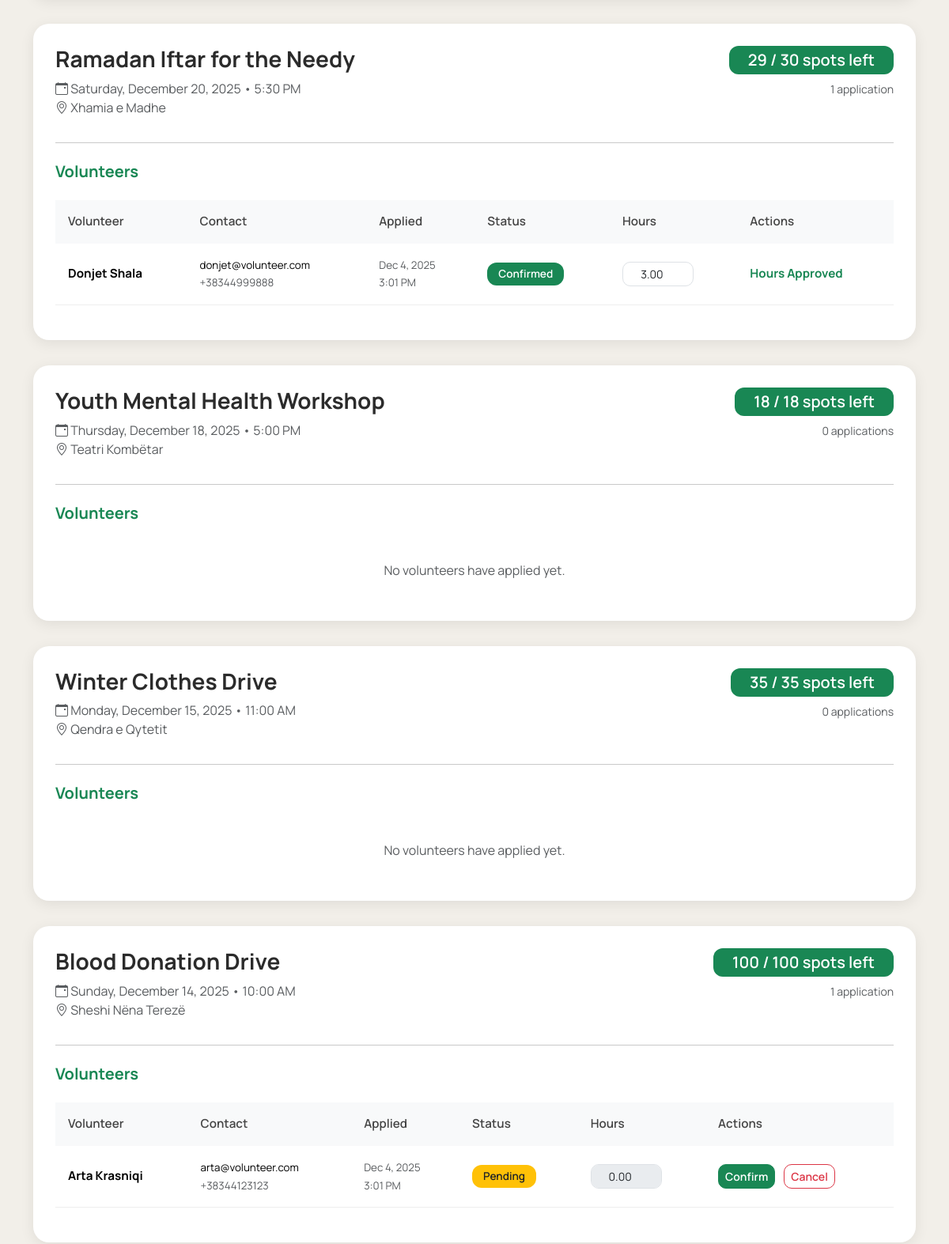
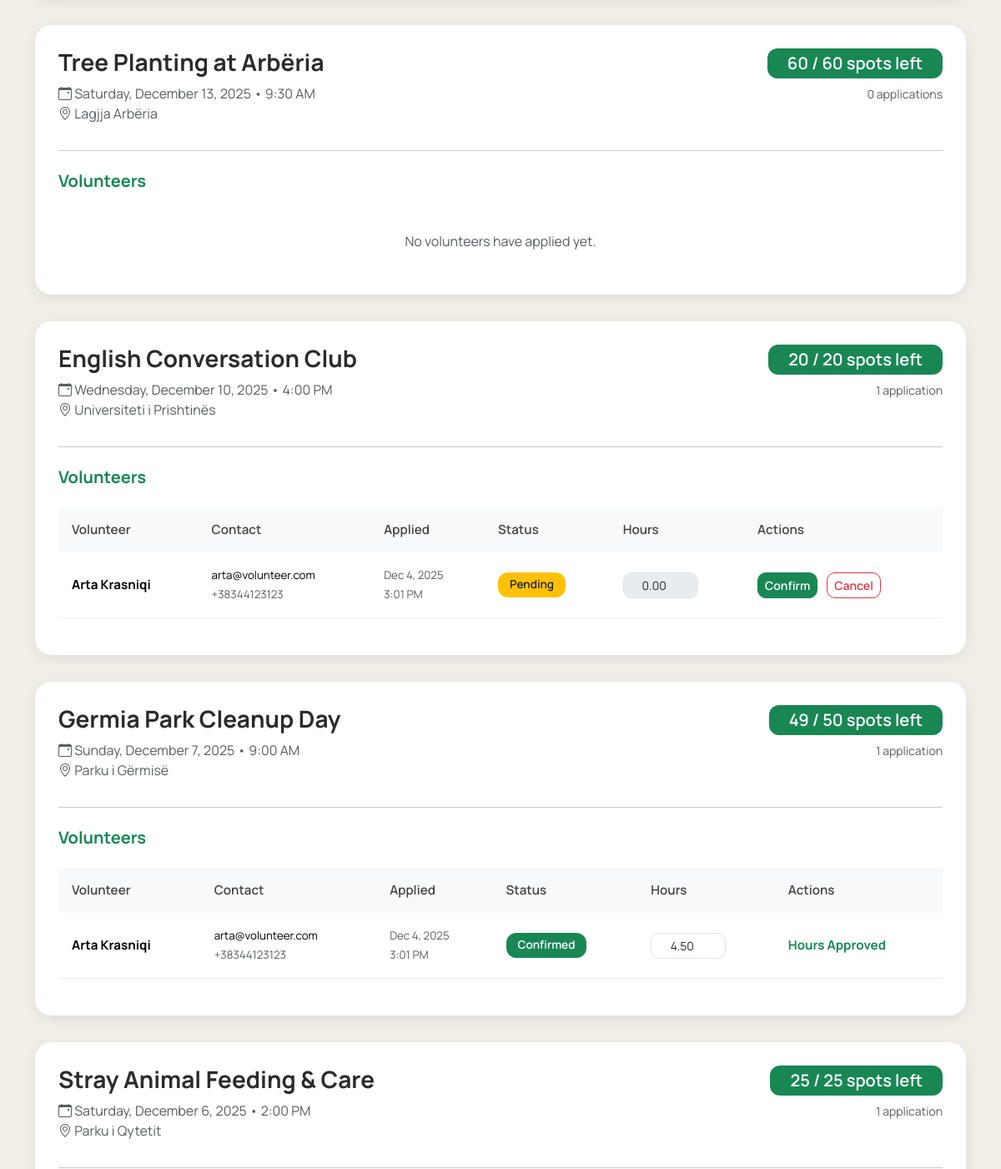
Before: /manage_events.php (signed in, middle part) with the older database file (2 pictures, top to bottom).
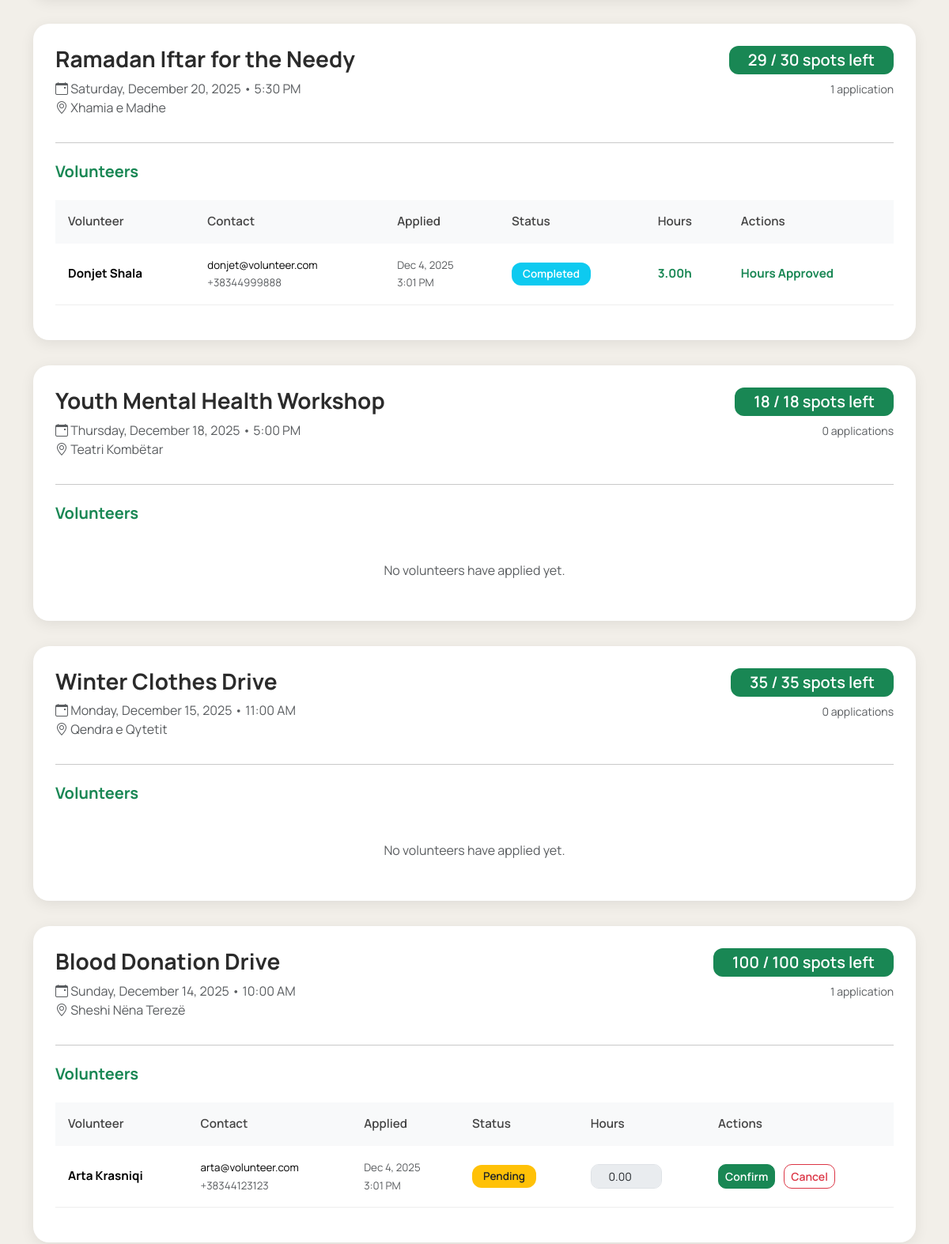
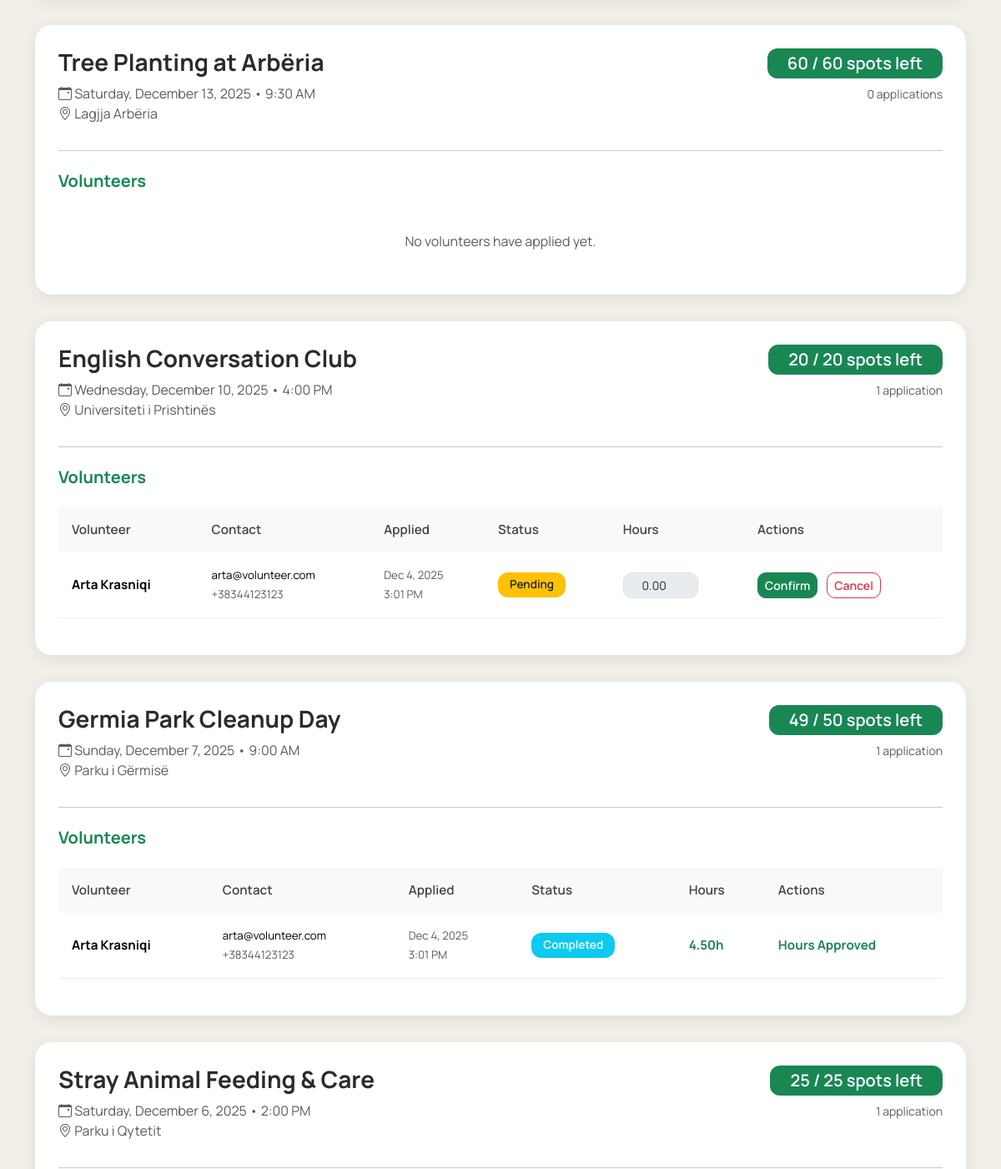
After: the same page with the newer database file (2 pictures, top to bottom).
### tables this page shows
CREATE TABLE applications (
    id INT AUTO_INCREMENT PRIMARY KEY,
    opportunity_id INT NOT NULL,
    volunteer_id INT NOT NULL,
    status ENUM('pending','confirmed','completed','cancelled') DEFAULT 'pending',
    hours_worked DECIMAL(5,2) DEFAULT 0.00,
    hours_approved TINYINT(1) DEFAULT 0,
    applied_at TIMESTAMP DEFAULT CURRENT_TIMESTAMP,
    completed_at TIMESTAMP NULL,
    FOREIGN KEY (opportunity_id) REFERENCES opportunities(id) ON DELETE CASCADE,
    FOREIGN KEY (volunteer_id) REFERENCES users(id) ON DELETE CASCADE,
    UNIQUE KEY unique_application (opportunity_id, volunteer_id)
);

CREATE TABLE users (
    id INT AUTO_INCREMENT PRIMARY KEY,
    name VARCHAR(100) NOT NULL,
    email VARCHAR(150) UNIQUE NOT NULL,
    password VARCHAR(255) NOT NULL,
    role ENUM('user','volunteer','organization','admin') DEFAULT 'user',
    status ENUM('pending','approved','rejected') DEFAULT 'approved',
    phone VARCHAR(20) DEFAULT NULL,
    total_hours INT DEFAULT 0,
    total_verified_hours INT DEFAULT 0,
    created_at TIMESTAMP DEFAULT CURRENT_TIMESTAMP,
    INDEX idx_role (role),
    INDEX idx_email (email)
);

### manage_events.php (the view, shortened to what the changed rows need)
<?php
require_once 'config/config.php';
include_once 'includes/header.php';
?>
<div class="container my-5">
    <?php
    $stmt = $conn->prepare("
        SELECT
            o.*,
            (
                o.slots - COALESCE(
                    SUM(CASE WHEN a.status IN ('confirmed', 'completed') THEN 1 ELSE 0 END),
                0)
            ) AS spots_left,
            COUNT(a.id) AS total_applications
        FROM opportunities o
        LEFT JOIN applications a
            ON o.id = a.opportunity_id
            AND a.status IN ('pending', 'confirmed', 'completed')
        WHERE o.organization_id = ?
        GROUP BY o.id
        ORDER BY o.date DESC, o.created_at DESC
    ");
    $stmt->execute([$_SESSION['user_id']]);
    $events = $stmt->fetchAll();
    ?>
    <?php if (empty($events)): ?>
        <div class="text-center py-5">
            <div class="py-5">
                <h3 class="text-muted">No events posted yet</h3>
                <p class="lead text-muted mb-4">Start making an impact — create your first volunteer opportunity!</p>
                <a href="post_opportunity.php" class="btn btn-success btn-lg px-5">Post Your First Event</a>
            </div>
        </div>
    <?php else: ?>
        <?php foreach ($events as $event): ?>
            <div class="event-card">
                <div class="d-flex justify-content-between align-items-start mb-4">
                    <div>
                        <h3 class="fw-bold mb-2"><?= htmlspecialchars($event['title']) ?></h3>
                        <p class="text-muted mb-2">
                            <i class="bi bi-calendar-event"></i>
                            <?= date('l, F j, Y', strtotime($event['date'])) ?>
                            <?= $event['time'] ? ' • ' . date('g:i A', strtotime($event['time'])) : '' ?>
                            <br>
                            <i class="bi bi-geo-alt"></i> <?= htmlspecialchars($event['location_name']) ?>
                        </p>
                    </div>
                    <div class="text-end">
                        <div class="badge bg-<?= $event['spots_left'] > 0 ? 'success' : 'danger' ?> fs-5 px-4 py-2">
                            <?= $event['spots_left'] ?> / <?= $event['slots'] ?> spots left
                        </div>
                        <div class="mt-2 text-muted small">
                            <?= $event['total_applications'] ?> application<?= $event['total_applications'] != 1 ? 's' : '' ?>
                        </div>
                    </div>
                </div>
                <hr class="my-4">
                <h5 class="fw-bold mb-4 text-success">Volunteers</h5>
                <?php
                $apps = $conn->prepare("
                    SELECT a.*, u.name, u.email, u.phone
                    FROM applications a
                    JOIN users u ON a.volunteer_id = u.id
                    WHERE a.opportunity_id = ?
                    ORDER BY
                        a.status = 'pending' DESC,
                        a.applied_at DESC
                ");
                $apps->execute([$event['id']]);
                $volunteers = $apps->fetchAll();
                ?>
                <?php if (empty($volunteers)): ?>
                    <div class="text-center py-4 text-muted">
                        <p class="mb-0">No volunteers have applied yet.</p>
                    </div>
                <?php else: ?>
                    <div class="table-responsive">
                        <table class="table table-custom align-middle">
                            <thead>
                                <tr>
                                    <th>Volunteer</th>
                                    <th>Contact</th>
                                    <th>Applied</th>
                                    <th>Status</th>
                                    <th>Hours</th>
                                    <th>Actions</th>
                                </tr>
                            </thead>
                            <tbody>
                                <?php foreach ($volunteers as $v): ?>
                                    <tr id="row-<?= $v['id'] ?>">
                                        <td>
                                            <strong><?= htmlspecialchars($v['name']) ?></strong>
                                        </td>
                                        <td>
                                            <small>
                                                <?= htmlspecialchars($v['email']) ?><br>
                                                <?= $v['phone'] ? '<span class="text-muted">'.htmlspecialchars($v['phone']).'</span>' : '' ?>
                                            </small>
                                        </td>
                                        <td>
                                            <small class="text-muted">
                                                <?= date('M j, Y', strtotime($v['applied_at'])) ?><br>
                                                <?= date('g:i A', strtotime($v['applied_at'])) ?>
                                            </small>
                                        </td>
                                        <td>
                                            <span class="badge
                                                <?= $v['status'] == 'confirmed' ? 'bg-success' :
                                                   ($v['status'] == 'cancelled' ? 'bg-secondary' :
                                                   ($v['status'] == 'completed' ? 'bg-info' : 'bg-warning text-dark')) ?>"
                                                id="status-<?= $v['id'] ?>">
                                                <?= ucfirst($v['status']) ?>
                                            </span>
                                        </td>
                                        <td>
                                            <?php if ($v['status'] == 'completed'): ?>
                                                <strong class="text-success"><?= $v['hours_worked'] ?>h</strong>
                                            <?php else: ?>
                                                <input type="number" step="0.5" min="0" max="24"
                                                       class="form-control form-control-sm hours-input"
                                                       id="hours-<?= $v['id'] ?>"
                                                       value="<?= $v['hours_worked'] ?? '' ?>"
                                                       <?= $v['status'] == 'pending' ? 'disabled' : '' ?>>
                                            <?php endif; ?>
                                        </td>
                                        <td id="actions-<?= $v['id'] ?>">
                                            <?php if ($v['status'] === 'pending'): ?>
                                                <button class="btn btn-sm btn-success me-2" onclick="updateApp(<?= $v['id'] ?>, 'confirm')">
                                                    Confirm
                                                </button>
                                                <button class="btn btn-sm btn-outline-danger" onclick="updateApp(<?= $v['id'] ?>, 'cancel')">
                                                    Cancel
                                                </button>
                                            <?php elseif ($v['status'] === 'confirmed' && $v['hours_approved'] == 0): ?>
                                                <button class="btn btn-sm btn-primary" onclick="completeAndApprove(<?= $v['id'] ?>)">
                                                    Complete & Approve Hours
                                                </button>
                                            <?php elseif ($v['hours_approved'] == 1): ?>
                                                <span class="text-success fw-bold">Hours Approved</span>
                                            <?php else: ?>
                                                <span class="text-muted">—</span>
                                            <?php endif; ?>
                                        </td>
                                    </tr>
                                <?php endforeach; ?>
                            </tbody>
                        </table>
                    </div>
                <?php endif; ?>
            </div>
        <?php endforeach; ?>
    <?php endif; ?>
</div>
<?php include 'includes/footer.php'; ?>

Changed rows visible on the page:
changed applications "Donjet Shala": status "Confirmed" → "Completed"
changed applications (number 4 of 4 on the later page): status "Confirmed" → "Completed"
